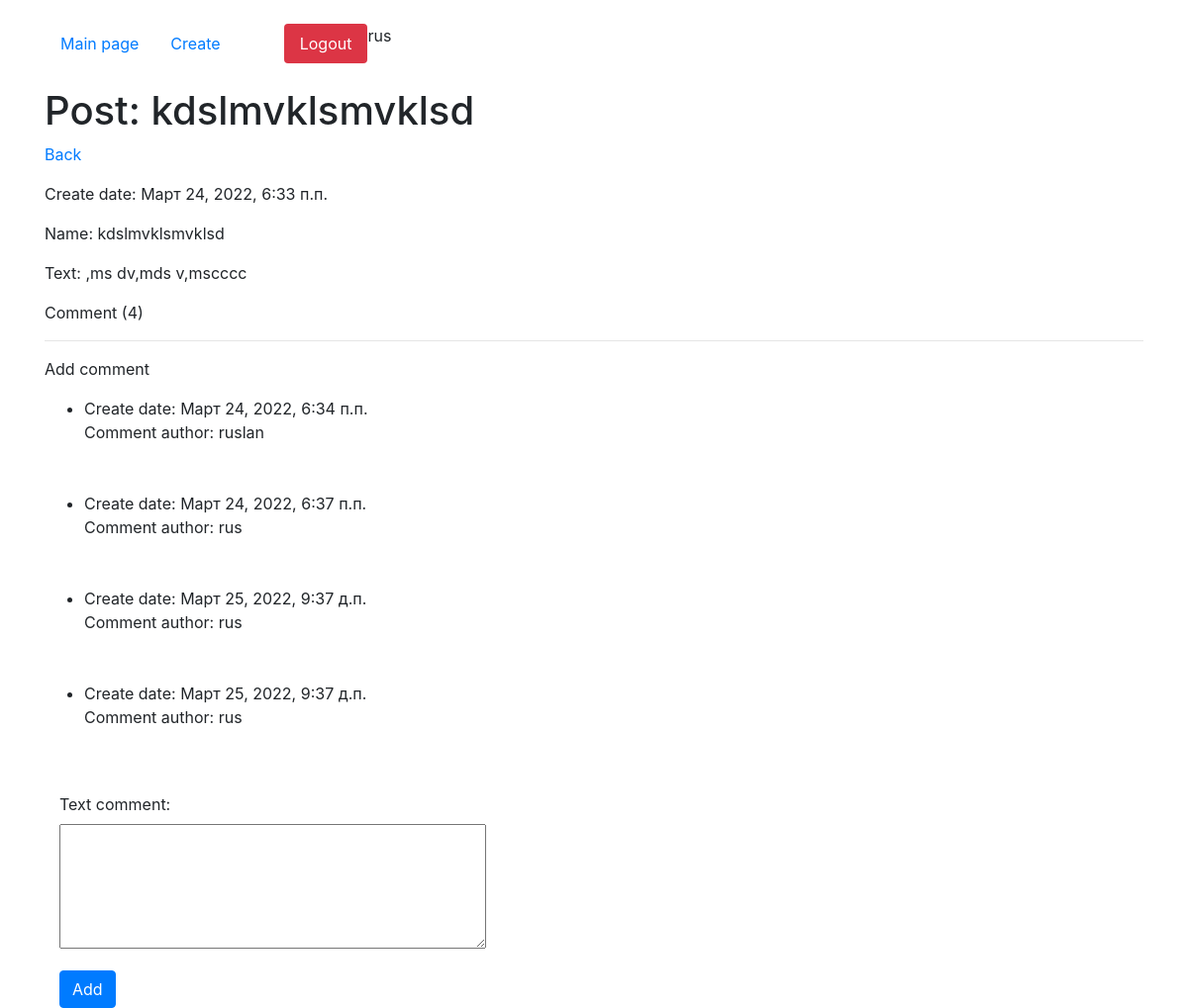
/detail/72 (signed in), run on the app's committed database.
### core/models.py (models this page shows, shortened)
class Articles(models.Model):
    author = models.ForeignKey(User, on_delete = models.CASCADE, verbose_name='Article owner', blank = True, null = True )
    create_date = models.DateTimeField(auto_now=True)
    name = models.CharField(max_length=200, verbose_name='Post name:')
    text = models.TextField(verbose_name='Text')

class Comments(models.Model):
    article = models.ForeignKey(Articles, on_delete = models.CASCADE, verbose_name='Post', blank = True, null = True,related_name='comments_articles' )
    author = models.ForeignKey(User, on_delete = models.CASCADE, verbose_name='Comment author', blank = True, null = True )
    create_date = models.DateTimeField(auto_now=True)
    text = models.TextField(verbose_name='Text comment')
    status = models.BooleanField(verbose_name='Post Visibility', default=False)
    objects  = StatusFilterComments()

### core/views.py (the view, shortened to what this page needs)
# urls.py: path('detail/<int:pk>', views.HomeDetailView.as_view(), name='detail_page'),
class HomeDetailView(CustomSuccessMessageMixin, FormMixin, DetailView):
    model = Articles
    template_name = 'detail.html'
    context_object_name = 'get_article'
    form_class = CommentForm
    success_msg = 'Comment successfully created, please wait for moderation'

### core/forms.py
class CommentForm(forms.ModelForm):
    class Meta:
        model = Comments
        fields = ('text',)
    def __init__(self,*args,**kwargs):
        super().__init__(*args,**kwargs)
        for field in self.fields:
            self.fields[field].widget.attrs['class'] = 'form-control'
        self.fields['text'].widget = Textarea(attrs={'rows':5})

### core/models.py (called while the page is built)
    def get_queryset(self):
        return super().get_queryset().filter(Q(status=False, author = get_current_user()) | Q(status=False, article__author=get_current_user()) | Q(status=True))

### core/templates/detail.html (shortened to what this page needs)
{% extends 'index.html' %}
    {% block content %}
    <h1 class="mt-4">Post: {{get_article.name}}</h1>
    <p><a href="/">Back</a></p>
    <p>Create date:  {{get_article.create_date}}</p>
    <p>Name:  {{get_article.name}}</p>
    <p>Text: {{get_article.text}}</p>
    <p>Comment ({{get_article.comments_articles.all.count}})</p>
    <hr>
    <p>Add comment</p>
    <ul>
    {% for item in get_article.comments_articles.all %}
    <li>
    {% include 'comment_item.html' %}
    </li>
    {% endfor %}
    </ul>
    <div class="col-4">
        <form action="" id="add_form" method="post">
                {{form.as_p}}
        </form>
        <button form="add_form" type="submit" class="btn btn-primary">Add</button>
    </div>
{% endblock %}

### core/templates/index.html (shortened to what this page needs)
<!doctype html>
<html lang="en">
  <head>
    <link rel="stylesheet" href="https://stackpath.bootstrapcdn.com/bootstrap/4.4.1/css/bootstrap.min.css">
  </head>
  <body>
      <div class="container mt-4">
          <ul class="nav nav-pills">
  <li class="nav-item">
      {% url 'home' as url_home %}
    <a class="nav-link {% if url_home == request.path %}active{% endif %}" href="{{url_home}}">Main page</a>
  </li>
  <li class="nav-item">
      {% url 'edit_page' as url_edit_page %}
    <a class="nav-link {% if url_edit_page == request.path %}active{% endif %}" href="{{url_edit_page}}">Create</a>
  </li>
  {% if request.user.is_authenticated %}
      <li class="nav-item">
        {% url 'logout_page' as url_logout_page %}
    <a class="nav-link btn-danger ml-5" href="{{url_logout_page}}">Logout</a>
  </li>
  {% endif %}
{{request.user}}
</ul>
    {% block content %}{% endblock %}
</div>
  </body>
</html>

### core/templates/comment_item.html (shortened to what this page needs)
    Create date: {{item.create_date}} <br>
    Comment author: {{item.author}} <br>
    <br><br>

### data on the page
Articles: name "kdslmvklsmvklsd", create_date "Март 24, 2022, 6:33 п.п.", text ",ms dv,mds v,mscccc", comments_articles.all.count "4"
Comments: create_date "Март 24, 2022, 6:34 п.п.", author "ruslan"
Comments: create_date "Март 24, 2022, 6:37 п.п.", author "rus"
Comments: create_date "Март 25, 2022, 9:37 д.п.", author "rus"
Comments: create_date "Март 25, 2022, 9:37 д.п.", author "rus"

### other printed values
{{ request.user }} "rus"
